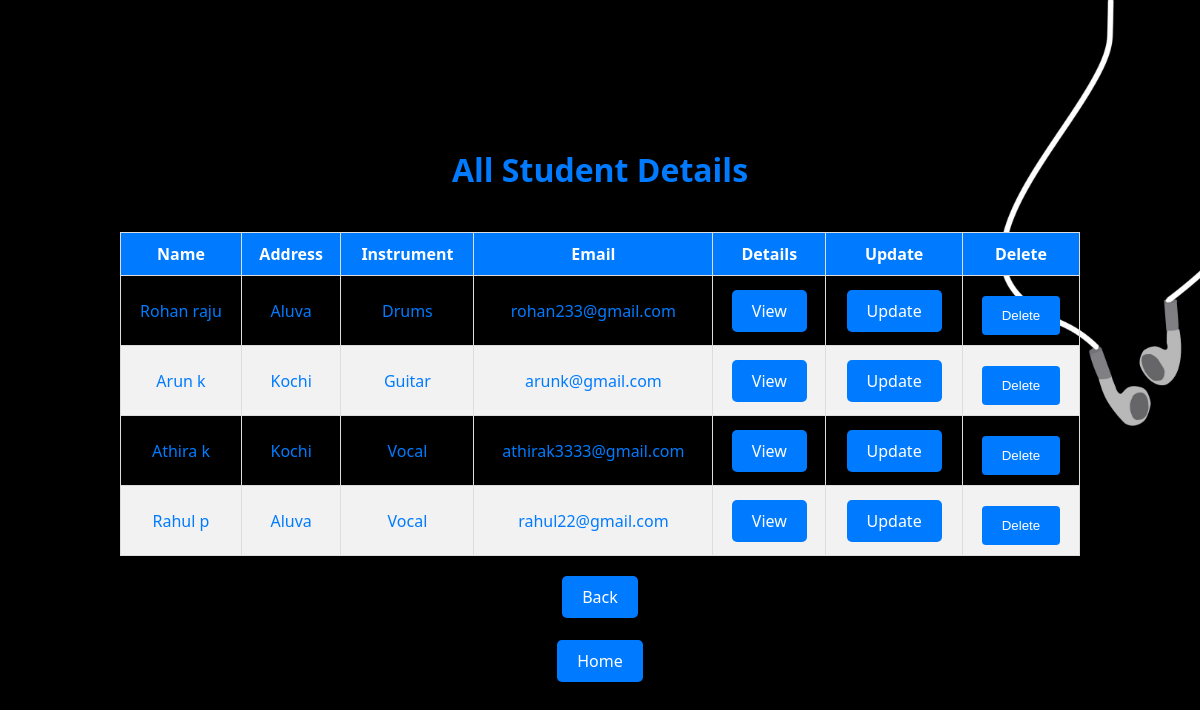
The app's page /student/all with its own data.
### studentapp/models.py (models this page shows)
class Student(models.Model):
    name=models.CharField(max_length=50)
    address=models.CharField(max_length=100)
    course=models.CharField(max_length=50)
    email=models.EmailField(max_length=255)

### studentapp/views.py (the view)
def getAllStudents(request):
    students=Student.objects.all()
    print(students)
    context={'students':students}
    return render(request=request,template_name='allStudents.html',context=context)

### studentapp/templates/allStudents.html (shortened to what this page needs)
<!DOCTYPE html>
<html lang="en">
<head>
    {% load static %}
    <link rel="stylesheet" type="text/css" href="{% static 'style.css' %}">
</head>
<body>
<h1>All Student Details</h1>
<table>
    <thead>
        <tr>
            <th>Name</th>
            <th>Address</th>
            <th>Instrument</th>
            <th>Email</th>
            <th>Details</th>
            <th>Update</th>
            <th>Delete</th>
        </tr>
    </thead>
    <tbody>
        {% for student in students %}
            <tr>
                <td>{{ student.name }}</td>
                <td>{{ student.address }}</td>
                <td>{{ student.course }}</td>
                <td>{{ student.email }}</td>
                <td><a href="{% url 'getsinglestudent' student.pk %}" class="button">View</a></td>
                <td><a href="{% url 'updateStudent' student.pk %}" class="button">Update</a></td>
                <td><form method="post" action="{% url 'deleteStudent' student.pk %}">
                    <button class="button">Delete</button>
                </form></td>
            </tr>
        {% endfor %}
    </tbody>
</table>
<a href="{% url 'add_user' %}" class="button">Back</a>
<br>
<a href="{% url 'home' %}" class="button">Home</a>
</body>
</html>

### studentapp/static/style.css (style rules this page uses)
body { font-family: 'Segoe UI', Tahoma, Geneva, Verdana, sans-serif; background-color: #add8e6; color: #333; text-align: center; display: flex; flex-direction: column; align-items: center; justify-content: center; height: 100vh; margin: 0; }
h1 { color: #007bff; }
button { background-color: #007bff; color: white; padding: 12px 20px; border: none; border-radius: 4px; cursor: pointer; margin-top: 10px; transition: background-color 0.3s; }

### records on screen
Student: name "Rohan raju", address "Aluva", course "Drums", email "rohan233@gmail.com"
Student: name "Arun k", address "Kochi", course "Guitar", email "arunk@gmail.com"
Student: name "Athira k", address "Kochi", course "Vocal", email "athirak3333@gmail.com"
Student: name "Rahul p", address "Aluva", course "Vocal", email "rahul22@gmail.com"
